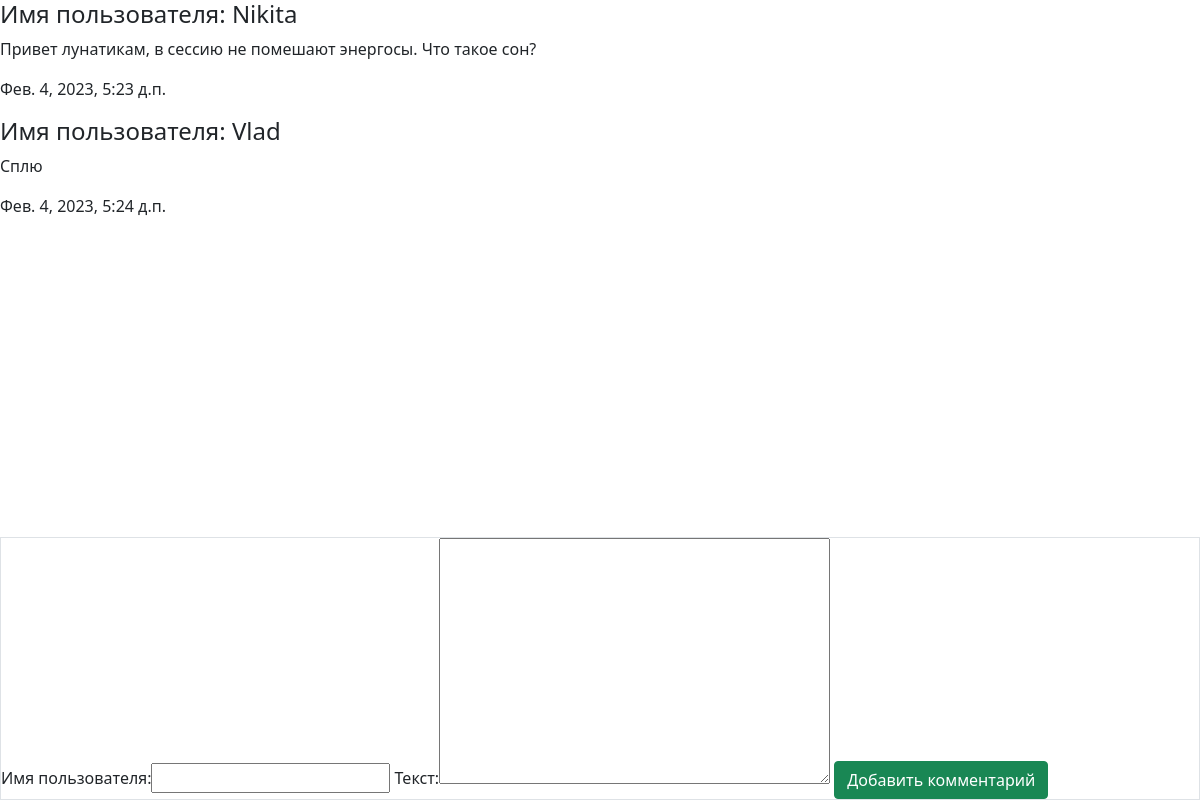
Before: /komments/ with the older database file.
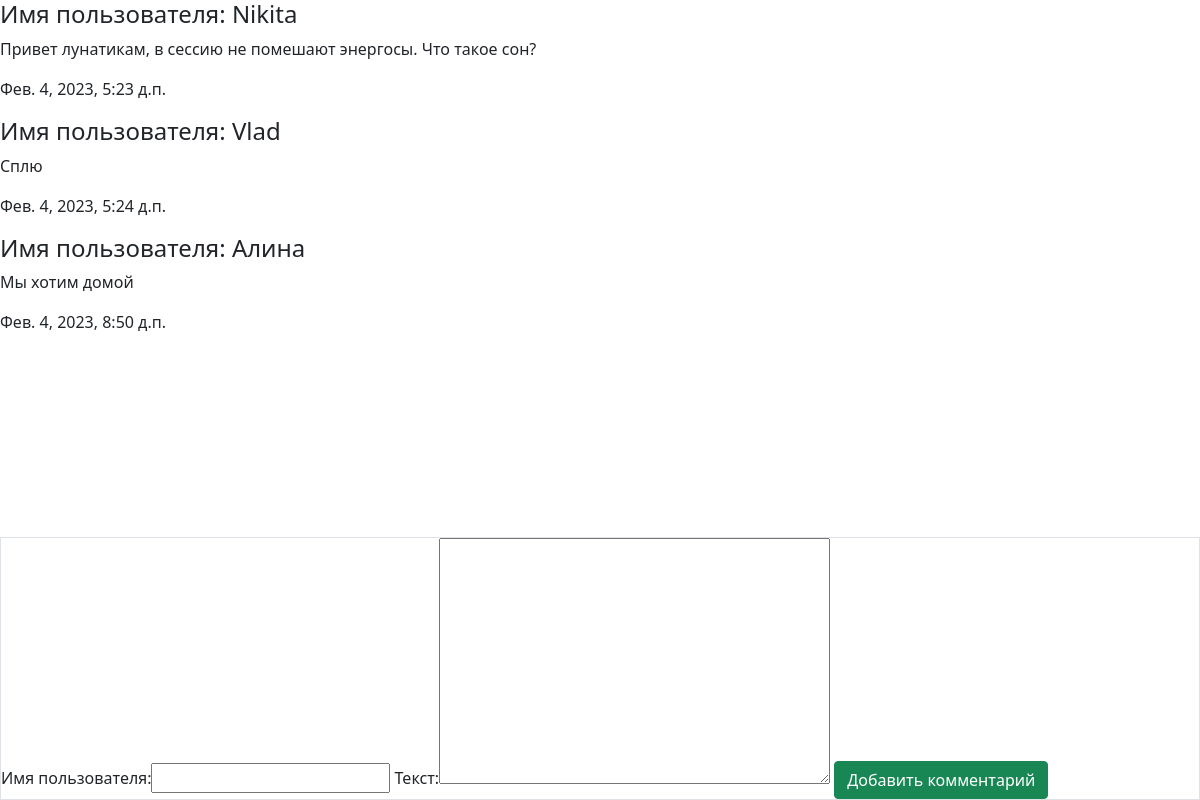
After: the same page with the newer database file.
### kommentapp/models.py (models this page shows, shortened)
class KommentModel(models.Model):
    name = models.CharField(max_length=32,verbose_name='Имя пользователя')
    text = models.TextField(blank=False,verbose_name='Текст')
    date = models.DateTimeField(auto_now_add=True,verbose_name='Дата')
    class Meta():
        verbose_name = 'Комментарий'
        verbose_name_plural = 'Комментарии'

### kommentapp/views.py (the view)
# urls.py: path('komments/', komments_view)
def komments_view(request):
    komments = KommentModel.objects.all()
    if request.method == "POST":
        form = KommentForm(request.POST)
        if form.is_valid():
            form.save()
            form = KommentForm()
    else:
        form = KommentForm()
    return render(request, 'kommentapp/komments.html', {'komments':komments, 'komment_form':form})

### kommentapp/forms.py
class KommentForm(forms.ModelForm):
    class Meta:
        model = KommentModel
        fields = ('name', 'text')

### kommentapp/templates/kommentapp/komments.html (shortened to what this page needs)
{% extends 'root.html' %}
{% block content %}
    {% for el in komments %}
        <div>
            <h4>Имя пользователя: {{ el.name }}</h4>
            <p>{{ el.text }}</p>
            <p>{{ el.date }}</p>
        </div>
    {% endfor %}
        <form method="post" class="border fixed-bottom">
            {{ komment_form }}
            <input type="submit" value="Добавить комментарий" class="btn btn-success">
        </form>
{% endblock %}

Changed rows visible on the page:
added KommentModel: name "Алина", text "Мы хотим домой", date "Фев. 4, 2023, 8:50 д.п."
